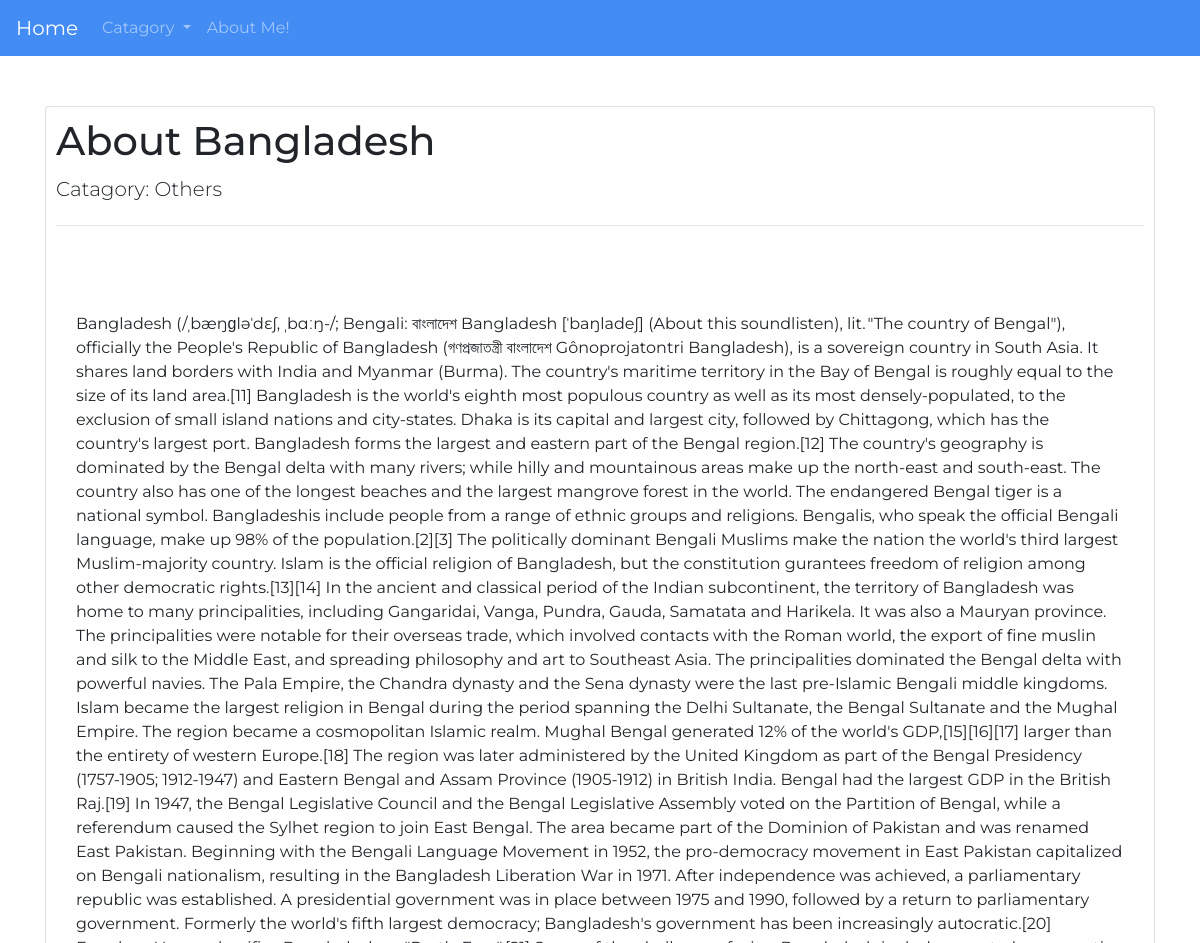
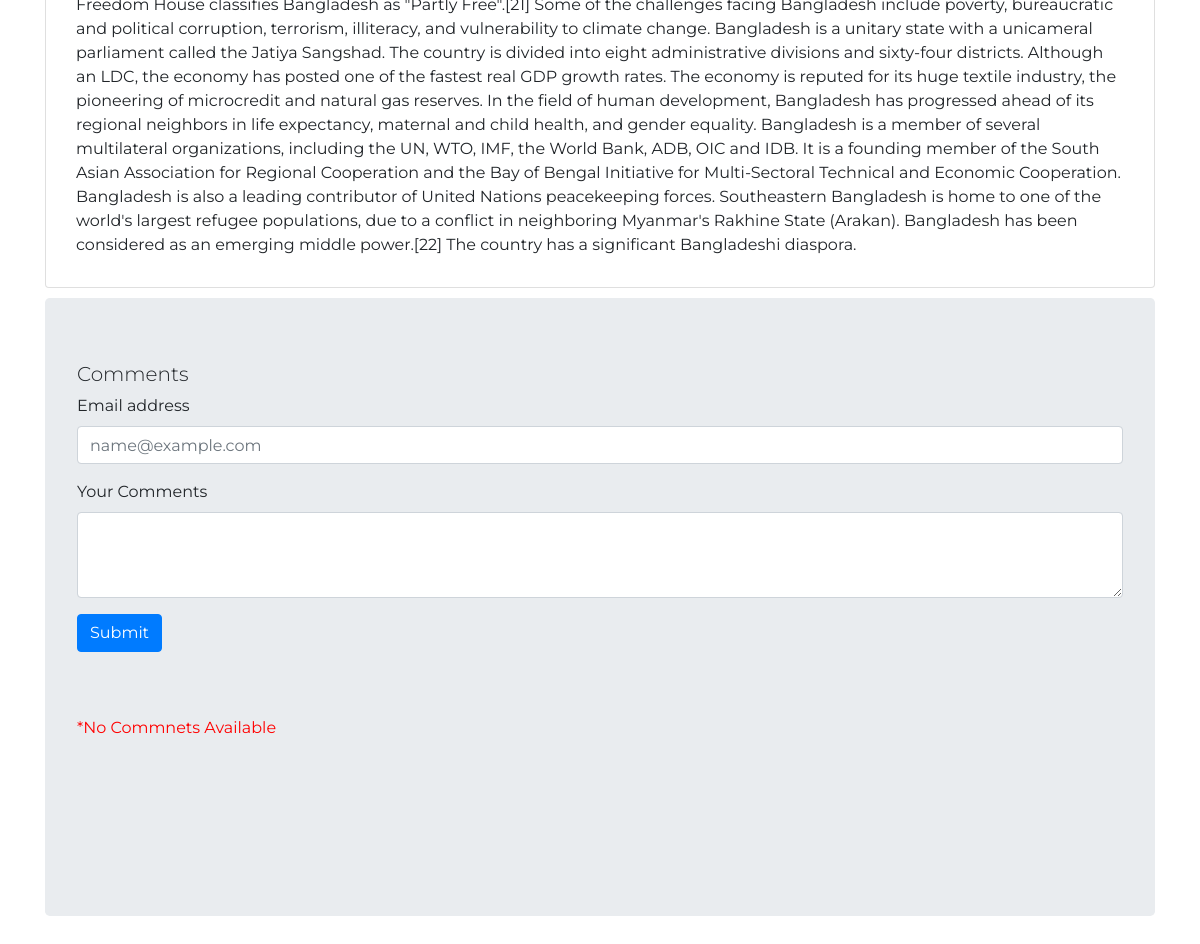
Screenshot of /first_app/seedetails/?id=4 with the database file from the repository (2 pictures, top to bottom).
### first_app/models.py (models this page shows, shortened)
class Post(models.Model):
    PostId=models.AutoField(primary_key=True)
    Title=models.CharField(max_length=100)
    Body=models.CharField(max_length=1000000)
    Catagory=models.ForeignKey(Catagory)

class Catagory(models.Model):
    Name=models.CharField(max_length=40)
    def __str__(self):
        return self.Name

### first_app/views.py (the view)
def details(request):
     catagory_list=Catagory.objects.all().order_by("Name")
     get_id=request.GET["id"]
     get_data=Post.objects.get(PostId=get_id)
     get_comments=Comment.objects.all().filter(PostId=get_id).order_by("-ComId")
     my_list={"catagory":catagory_list,"Post_data":get_data,"all_comments":get_comments}
     return render(request,"first_app/seedetails.html",my_list)

### templates/first_app/seedetails.html (shortened to what this page needs)
<!DOCTYPE html>
<html lang="en">
    {% extends 'first_app/base.html' %}
    {%block body_block%}
    <div class="card" style="padding:10px">
        <h1 class="card-title"  style="font-size: 40px">{{Post_data.Title}}</h1>
        <h4 class="display-4" style="font-size: 20px">Catagory: {{Post_data.Catagory}}</h4>
        <hr>
        <div class="card-body">
        <p style="margin-top:50px" class="card-text">
        {% autoescape off %}
            {{Post_data.Body}}
        {% endautoescape %}
        </p>
         </div>
    </div>
    <div class="jumbotron" style="margin-top:10px">
        <h3 class="display-3" style="font-size:20px">Comments</h3>
        <form action="{% url 'first_app:get_comments' %}?id={{Post_data.PostId}}" method="POST" onsubmit="my_function()">
            <div class="form-group">
                <label for="exampleFormControlInput1">Email address</label>
                <input type="email" class="form-control" placeholder="name@example.com" name="email" id="email">
            </div>
            <div class="form-group">
                <label for="exampleFormControlTextarea1">Your Comments</label>
                <textarea class="form-control" rows="3" name="message" id="textcomments"></textarea>
            </div>
              <input type="submit" value="Submit" name="submit" class="btn btn-primary">
        </form>
        <div class="jumbotron jumbotron-fluid">
            {% if all_comments %}
                {% for com in all_comments %}
                    <p><b>{{com.Email}}</b><br>
                        <span style="margin-left:10px">{{com.Message}}</span></p>
                {% endfor %}
            {% else %}
                <p style="color:red">*No Commnets Available</p>
            {% endif %}
        </div>
    </div>
    {% endblock %}

### rows the page displays
Post: Title "About Bangladesh", Catagory "Others", Body "Bangladesh (/ˌbæŋɡləˈdɛʃ, ˌbɑːŋ-/; Bengali: বাংলাদেশ Bangladesh [ˈbaŋladeʃ] (About this soundlisten), lit. \"The country of Bengal\"), officially the People's Republic of Bangladesh (গণপ্রজাতন্ত্রী বাংলাদেশ Gônoprojatontri Bangladesh), is a sovereign country in South Asia. It shares land borders with India and Myanmar (Burma). The country's maritime territory in the Bay of Bengal is roughly equal to the size of its land area.[11] Bangladesh is the world's eighth most populous country as well as its most densely-populated, to the exclusion of small island nations and city-states. Dhaka is its capital and largest city, followed by Chittagong, which has the country's largest port. Bangladesh…"
